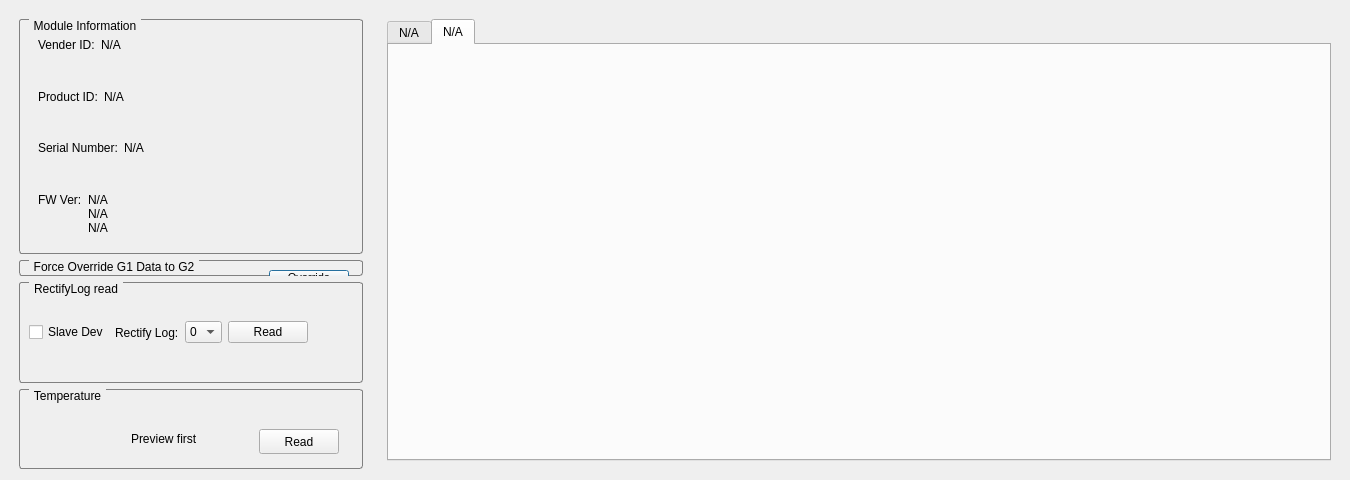
<?xml version="1.0" encoding="UTF-8"?>
<ui version="4.0">
 <class>VideoDeviceDialog</class>
 <widget class="QDialog" name="VideoDeviceDialog">
  <property name="geometry">
   <rect>
    <x>0</x>
    <y>0</y>
    <width>1350</width>
    <height>480</height>
   </rect>
  </property>
  <property name="sizePolicy">
   <sizepolicy hsizetype="Fixed" vsizetype="Fixed">
    <horstretch>0</horstretch>
    <verstretch>0</verstretch>
   </sizepolicy>
  </property>
  <property name="minimumSize">
   <size>
    <width>1350</width>
    <height>480</height>
   </size>
  </property>
  <property name="maximumSize">
   <size>
    <width>1350</width>
    <height>480</height>
   </size>
  </property>
  <property name="windowTitle">
   <string>Dialog</string>
  </property>
  <property name="styleSheet">
   <string notr="true">QGroupBox 
{ 
    border: 1px solid gray; 
    border-radius: 3px; 
    margin-top: 0.5em; 
} 
QGroupBox::title 
{ 
    subcontrol-origin: margin; 
    left: 10px; 
    padding: 0 3px 0 3px; 
} 
QWidget:disabled { 
    background-color:#ffffff; 
    color : #777777; 
} </string>
  </property>
  <layout class="QHBoxLayout" name="horizontalLayout_5" stretch="0,0">
   <property name="sizeConstraint">
    <enum>QLayout::SetDefaultConstraint</enum>
   </property>
   <property name="leftMargin">
    <number>10</number>
   </property>
   <property name="topMargin">
    <number>10</number>
   </property>
   <property name="rightMargin">
    <number>10</number>
   </property>
   <property name="bottomMargin">
    <number>10</number>
   </property>
   <item>
    <widget class="QWidget" name="verticalWidget_2" native="true">
     <property name="enabled">
      <bool>true</bool>
     </property>
     <property name="sizePolicy">
      <sizepolicy hsizetype="Preferred" vsizetype="Preferred">
       <horstretch>1</horstretch>
       <verstretch>0</verstretch>
      </sizepolicy>
     </property>
     <layout class="QVBoxLayout" name="verticalLayout_left" stretch="0,0,0,0">
      <property name="bottomMargin">
       <number>1</number>
      </property>
      <item>
       <widget class="QGroupBox" name="groupBox_module_info">
        <property name="sizePolicy">
         <sizepolicy hsizetype="Preferred" vsizetype="Preferred">
          <horstretch>0</horstretch>
          <verstretch>7</verstretch>
         </sizepolicy>
        </property>
        <property name="minimumSize">
         <size>
          <width>344</width>
          <height>0</height>
         </size>
        </property>
        <property name="maximumSize">
         <size>
          <width>344</width>
          <height>16777215</height>
         </size>
        </property>
        <property name="title">
         <string>Module Information</string>
        </property>
        <layout class="QVBoxLayout" name="verticalLayout_4">
         <item>
          <widget class="QWidget" name="widget_4" native="true">
           <layout class="QHBoxLayout" name="horizontalLayout">
            <item>
             <widget class="QLabel" name="label_title_vender_id">
              <property name="sizePolicy">
               <sizepolicy hsizetype="Preferred" vsizetype="Preferred">
                <horstretch>0</horstretch>
                <verstretch>0</verstretch>
               </sizepolicy>
              </property>
              <property name="cursor">
               <cursorShape>IBeamCursor</cursorShape>
              </property>
              <property name="text">
               <string>Vender ID:</string>
              </property>
              <property name="alignment">
               <set>Qt::AlignLeading|Qt::AlignLeft|Qt::AlignTop</set>
              </property>
              <property name="textInteractionFlags">
               <set>Qt::LinksAccessibleByMouse|Qt::TextSelectableByMouse</set>
              </property>
             </widget>
            </item>
            <item>
             <widget class="QLabel" name="label_content_verder_id">
              <property name="sizePolicy">
               <sizepolicy hsizetype="Preferred" vsizetype="Preferred">
                <horstretch>3</horstretch>
                <verstretch>0</verstretch>
               </sizepolicy>
              </property>
              <property name="cursor">
               <cursorShape>IBeamCursor</cursorShape>
              </property>
              <property name="text">
               <string>N/A</string>
              </property>
              <property name="alignment">
               <set>Qt::AlignLeading|Qt::AlignLeft|Qt::AlignTop</set>
              </property>
              <property name="wordWrap">
               <bool>true</bool>
              </property>
              <property name="textInteractionFlags">
               <set>Qt::LinksAccessibleByMouse|Qt::TextSelectableByMouse</set>
              </property>
             </widget>
            </item>
           </layout>
          </widget>
         </item>
         <item>
          <widget class="QWidget" name="widget" native="true">
           <layout class="QHBoxLayout" name="horizontalLayout_2">
            <item>
             <widget class="QLabel" name="label_title_product_id">
              <property name="sizePolicy">
               <sizepolicy hsizetype="Preferred" vsizetype="Preferred">
                <horstretch>0</horstretch>
                <verstretch>0</verstretch>
               </sizepolicy>
              </property>
              <property name="cursor">
               <cursorShape>IBeamCursor</cursorShape>
              </property>
              <property name="text">
               <string>Product ID:</string>
              </property>
              <property name="alignment">
               <set>Qt::AlignLeading|Qt::AlignLeft|Qt::AlignTop</set>
              </property>
              <property name="textInteractionFlags">
               <set>Qt::LinksAccessibleByMouse|Qt::TextSelectableByMouse</set>
              </property>
             </widget>
            </item>
            <item>
             <widget class="QLabel" name="label_content_product_id">
              <property name="sizePolicy">
               <sizepolicy hsizetype="Preferred" vsizetype="Preferred">
                <horstretch>3</horstretch>
                <verstretch>0</verstretch>
               </sizepolicy>
              </property>
              <property name="cursor">
               <cursorShape>IBeamCursor</cursorShape>
              </property>
              <property name="text">
               <string>N/A</string>
              </property>
              <property name="alignment">
               <set>Qt::AlignLeading|Qt::AlignLeft|Qt::AlignTop</set>
              </property>
              <property name="wordWrap">
               <bool>true</bool>
              </property>
              <property name="textInteractionFlags">
               <set>Qt::LinksAccessibleByMouse|Qt::TextSelectableByMouse</set>
              </property>
             </widget>
            </item>
           </layout>
          </widget>
         </item>
         <item>
          <widget class="QWidget" name="widget_2" native="true">
           <layout class="QHBoxLayout" name="horizontalLayout_3">
            <item>
             <widget class="QLabel" name="label_title_serial_number">
              <property name="sizePolicy">
               <sizepolicy hsizetype="Preferred" vsizetype="Preferred">
                <horstretch>0</horstretch>
                <verstretch>0</verstretch>
               </sizepolicy>
              </property>
              <property name="cursor">
               <cursorShape>IBeamCursor</cursorShape>
              </property>
              <property name="text">
               <string>Serial Number:</string>
              </property>
              <property name="alignment">
               <set>Qt::AlignLeading|Qt::AlignLeft|Qt::AlignTop</set>
              </property>
              <property name="textInteractionFlags">
               <set>Qt::LinksAccessibleByMouse|Qt::TextSelectableByMouse</set>
              </property>
             </widget>
            </item>
            <item>
             <widget class="QLabel" name="label_content_serial_number">
              <property name="sizePolicy">
               <sizepolicy hsizetype="Preferred" vsizetype="Preferred">
                <horstretch>3</horstretch>
                <verstretch>0</verstretch>
               </sizepolicy>
              </property>
              <property name="cursor">
               <cursorShape>IBeamCursor</cursorShape>
              </property>
              <property name="text">
               <string>N/A</string>
              </property>
              <property name="alignment">
               <set>Qt::AlignLeading|Qt::AlignLeft|Qt::AlignTop</set>
              </property>
              <property name="wordWrap">
               <bool>true</bool>
              </property>
              <property name="textInteractionFlags">
               <set>Qt::LinksAccessibleByMouse|Qt::TextSelectableByMouse</set>
              </property>
             </widget>
            </item>
           </layout>
          </widget>
         </item>
         <item>
          <widget class="QWidget" name="widget_3" native="true">
           <layout class="QHBoxLayout" name="horizontalLayout_4">
            <item>
             <widget class="QLabel" name="label_title_fw_ver">
              <property name="sizePolicy">
               <sizepolicy hsizetype="Preferred" vsizetype="Preferred">
                <horstretch>0</horstretch>
                <verstretch>0</verstretch>
               </sizepolicy>
              </property>
              <property name="cursor">
               <cursorShape>IBeamCursor</cursorShape>
              </property>
              <property name="text">
               <string>FW Ver:</string>
              </property>
              <property name="alignment">
               <set>Qt::AlignLeading|Qt::AlignLeft|Qt::AlignTop</set>
              </property>
              <property name="textInteractionFlags">
               <set>Qt::LinksAccessibleByMouse|Qt::TextSelectableByMouse</set>
              </property>
             </widget>
            </item>
            <item>
             <widget class="QLabel" name="label_content_fw_ver">
              <property name="sizePolicy">
               <sizepolicy hsizetype="Preferred" vsizetype="Preferred">
                <horstretch>1</horstretch>
                <verstretch>0</verstretch>
               </sizepolicy>
              </property>
              <property name="cursor">
               <cursorShape>IBeamCursor</cursorShape>
              </property>
              <property name="text">
               <string>N/A
N/A
N/A</string>
              </property>
              <property name="alignment">
               <set>Qt::AlignLeading|Qt::AlignLeft|Qt::AlignTop</set>
              </property>
              <property name="wordWrap">
               <bool>true</bool>
              </property>
              <property name="textInteractionFlags">
               <set>Qt::LinksAccessibleByMouse|Qt::TextSelectableByMouse</set>
              </property>
             </widget>
            </item>
           </layout>
          </widget>
         </item>
        </layout>
       </widget>
      </item>
      <item>
       <widget class="QGroupBox" name="groupBox_force_copy">
        <property name="title">
         <string>Force Override G1 Data to G2</string>
        </property>
        <widget class="QPushButton" name="pushButton_force_override">
         <property name="geometry">
          <rect>
           <x>250</x>
           <y>10</y>
           <width>80</width>
           <height>15</height>
          </rect>
         </property>
         <property name="sizePolicy">
          <sizepolicy hsizetype="Fixed" vsizetype="Fixed">
           <horstretch>1</horstretch>
           <verstretch>0</verstretch>
          </sizepolicy>
         </property>
         <property name="font">
          <font>
           <pointsize>8</pointsize>
          </font>
         </property>
         <property name="text">
          <string>Override</string>
         </property>
        </widget>
       </widget>
      </item>
      <item>
       <widget class="QGroupBox" name="groupBox_rectify_lgo">
        <property name="enabled">
         <bool>true</bool>
        </property>
        <property name="sizePolicy">
         <sizepolicy hsizetype="Preferred" vsizetype="Preferred">
          <horstretch>0</horstretch>
          <verstretch>3</verstretch>
         </sizepolicy>
        </property>
        <property name="minimumSize">
         <size>
          <width>344</width>
          <height>0</height>
         </size>
        </property>
        <property name="maximumSize">
         <size>
          <width>344</width>
          <height>16777215</height>
         </size>
        </property>
        <property name="title">
         <string>RectifyLog read</string>
        </property>
        <property name="flat">
         <bool>false</bool>
        </property>
        <layout class="QHBoxLayout" name="horizontalLayout_7">
         <item>
          <widget class="QCheckBox" name="checkBox_slave_dev">
           <property name="sizePolicy">
            <sizepolicy hsizetype="Fixed" vsizetype="Fixed">
             <horstretch>2</horstretch>
             <verstretch>0</verstretch>
            </sizepolicy>
           </property>
           <property name="text">
            <string>Slave Dev</string>
           </property>
          </widget>
         </item>
         <item>
          <spacer name="horizontalSpacer">
           <property name="orientation">
            <enum>Qt::Horizontal</enum>
           </property>
           <property name="sizeType">
            <enum>QSizePolicy::Expanding</enum>
           </property>
           <property name="sizeHint" stdset="0">
            <size>
             <width>15</width>
             <height>20</height>
            </size>
           </property>
          </spacer>
         </item>
         <item>
          <widget class="QLabel" name="label_title_rectify_log">
           <property name="sizePolicy">
            <sizepolicy hsizetype="Fixed" vsizetype="Preferred">
             <horstretch>2</horstretch>
             <verstretch>0</verstretch>
            </sizepolicy>
           </property>
           <property name="text">
            <string>Rectify Log:</string>
           </property>
           <property name="margin">
            <number>3</number>
           </property>
          </widget>
         </item>
         <item>
          <widget class="QComboBox" name="comboBox_log_index">
           <property name="sizePolicy">
            <sizepolicy hsizetype="Fixed" vsizetype="Fixed">
             <horstretch>1</horstretch>
             <verstretch>0</verstretch>
            </sizepolicy>
           </property>
           <item>
            <property name="text">
             <string>0</string>
            </property>
           </item>
           <item>
            <property name="text">
             <string>1</string>
            </property>
           </item>
           <item>
            <property name="text">
             <string>2</string>
            </property>
           </item>
           <item>
            <property name="text">
             <string>3</string>
            </property>
           </item>
           <item>
            <property name="text">
             <string>4</string>
            </property>
           </item>
           <item>
            <property name="text">
             <string>5</string>
            </property>
           </item>
           <item>
            <property name="text">
             <string>6</string>
            </property>
           </item>
           <item>
            <property name="text">
             <string>7</string>
            </property>
           </item>
           <item>
            <property name="text">
             <string>8</string>
            </property>
           </item>
           <item>
            <property name="text">
             <string>9</string>
            </property>
           </item>
          </widget>
         </item>
         <item>
          <spacer name="horizontalSpacer_3">
           <property name="orientation">
            <enum>Qt::Horizontal</enum>
           </property>
           <property name="sizeType">
            <enum>QSizePolicy::Expanding</enum>
           </property>
           <property name="sizeHint" stdset="0">
            <size>
             <width>10</width>
             <height>20</height>
            </size>
           </property>
          </spacer>
         </item>
         <item>
          <widget class="QPushButton" name="pushButton_rectify_read">
           <property name="sizePolicy">
            <sizepolicy hsizetype="Fixed" vsizetype="Fixed">
             <horstretch>1</horstretch>
             <verstretch>0</verstretch>
            </sizepolicy>
           </property>
           <property name="text">
            <string>Read</string>
           </property>
          </widget>
         </item>
         <item>
          <spacer name="horizontalSpacer_2">
           <property name="orientation">
            <enum>Qt::Horizontal</enum>
           </property>
           <property name="sizeHint" stdset="0">
            <size>
             <width>153</width>
             <height>20</height>
            </size>
           </property>
          </spacer>
         </item>
        </layout>
       </widget>
      </item>
      <item>
       <widget class="QGroupBox" name="groupBox_temperature">
        <property name="minimumSize">
         <size>
          <width>344</width>
          <height>80</height>
         </size>
        </property>
        <property name="title">
         <string>Temperature</string>
        </property>
        <property name="flat">
         <bool>false</bool>
        </property>
        <property name="checkable">
         <bool>false</bool>
        </property>
        <widget class="QLabel" name="label_temperature">
         <property name="enabled">
          <bool>true</bool>
         </property>
         <property name="geometry">
          <rect>
           <x>111</x>
           <y>40</y>
           <width>131</width>
           <height>20</height>
          </rect>
         </property>
         <property name="text">
          <string>Preview first</string>
         </property>
         <property name="textFormat">
          <enum>Qt::PlainText</enum>
         </property>
         <property name="wordWrap">
          <bool>false</bool>
         </property>
         <property name="indent">
          <number>1</number>
         </property>
        </widget>
        <widget class="QPushButton" name="pushButton_temperature">
         <property name="geometry">
          <rect>
           <x>240</x>
           <y>40</y>
           <width>80</width>
           <height>25</height>
          </rect>
         </property>
         <property name="sizePolicy">
          <sizepolicy hsizetype="Fixed" vsizetype="Fixed">
           <horstretch>1</horstretch>
           <verstretch>0</verstretch>
          </sizepolicy>
         </property>
         <property name="text">
          <string>Read</string>
         </property>
        </widget>
       </widget>
      </item>
     </layout>
    </widget>
   </item>
   <item>
    <widget class="QWidget" name="verticalWidget_3" native="true">
     <property name="sizePolicy">
      <sizepolicy hsizetype="Preferred" vsizetype="Preferred">
       <horstretch>3</horstretch>
       <verstretch>0</verstretch>
      </sizepolicy>
     </property>
     <layout class="QVBoxLayout" name="verticalLayout_2">
      <item>
       <widget class="QTabWidget" name="tabWidget">
        <property name="sizePolicy">
         <sizepolicy hsizetype="Preferred" vsizetype="Preferred">
          <horstretch>0</horstretch>
          <verstretch>0</verstretch>
         </sizepolicy>
        </property>
        <property name="tabShape">
         <enum>QTabWidget::Rounded</enum>
        </property>
        <property name="currentIndex">
         <number>1</number>
        </property>
        <widget class="QWidget" name="tab">
         <attribute name="title">
          <string>N/A</string>
         </attribute>
        </widget>
        <widget class="QWidget" name="tab_2">
         <attribute name="title">
          <string>N/A</string>
         </attribute>
        </widget>
       </widget>
      </item>
     </layout>
    </widget>
   </item>
  </layout>
 </widget>
 <resources/>
 <connections/>
</ui>
